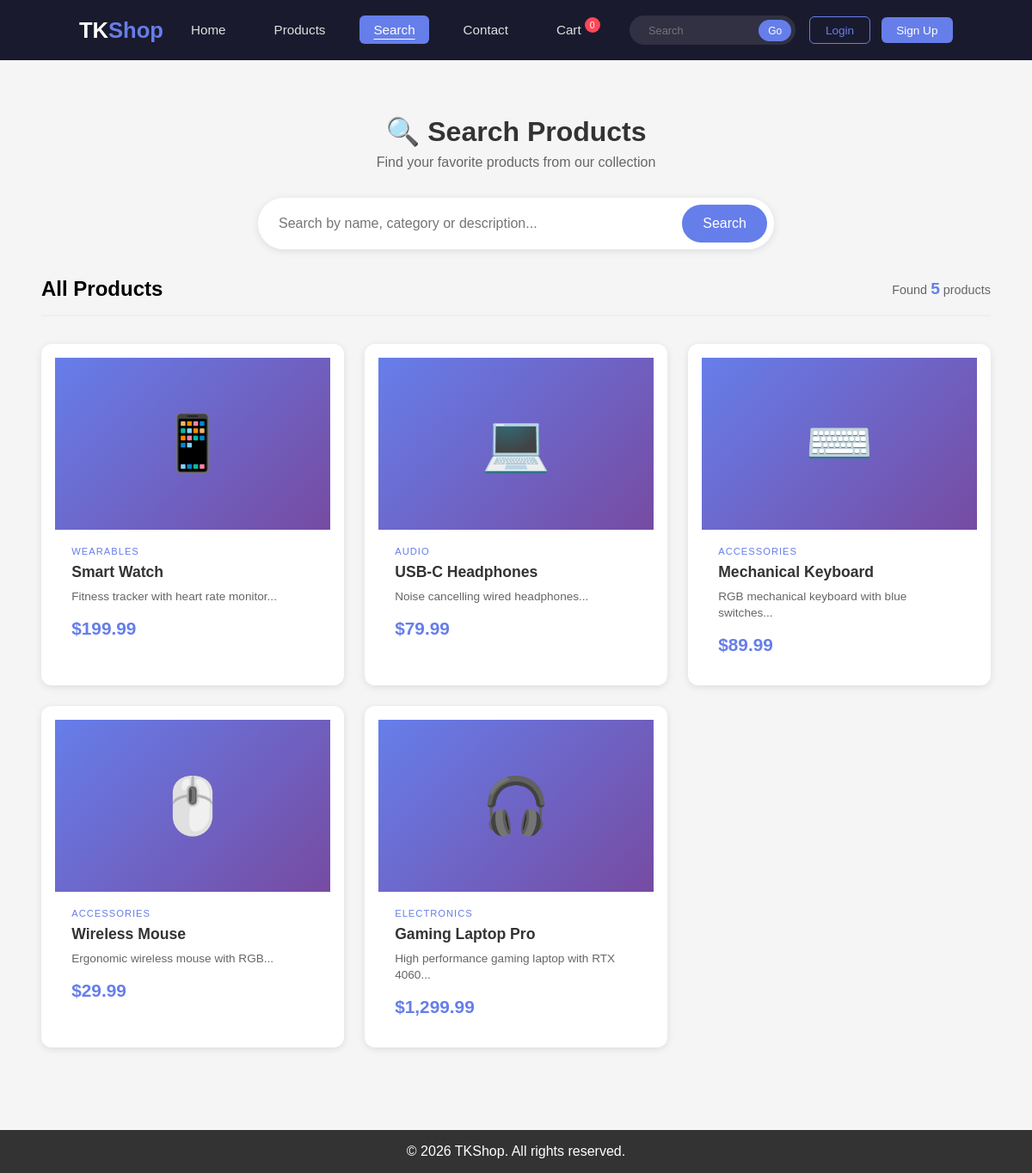
Screenshot of /search.php with the database file from the repository.
### tables this page shows
CREATE TABLE products (
    id INT PRIMARY KEY AUTO_INCREMENT,
    name VARCHAR(200),
    description TEXT,
    price DECIMAL(10,2),
    stock INT DEFAULT 10,
    category VARCHAR(100),
    image VARCHAR(200),
    created_at TIMESTAMP DEFAULT CURRENT_TIMESTAMP
);

### search.php (the view, shortened to what this page needs)
<?php
require_once 'config/database.php';
$query = isset($_GET['q']) ? trim($_GET['q']) : '';
$results = null;
$searchPerformed = false;
if (!empty($query)) {
    $searchPerformed = true;
    $results = $conn->query("SELECT * FROM products WHERE name LIKE '%$query%' OR description LIKE '%$query%' OR category LIKE '%$query%'");
} else {
    $results = $conn->query("SELECT * FROM products ORDER BY id DESC");
}
include 'includes/header.php';
?>
<div class="search-container">
    <div class="search-header">
        <h1>🔍 Search Products</h1>
        <p>Find your favorite products from our collection</p>
    </div>
    <div class="search-box">
        <form class="search-form" method="GET" action="search.php">
            <input type="text" name="q" placeholder="Search by name, category or description..." value="<?= htmlspecialchars($query) ?>">
            <button type="submit">Search</button>
        </form>
    </div>
    <div class="results-header">
        <h2><?= $searchPerformed ? "Search Results" : "All Products" ?></h2>
        <?php if ($results && $results->num_rows > 0): ?>
            <div class="results-count">
                Found <strong><?= $results->num_rows ?></strong> product<?= $results->num_rows > 1 ? 's' : '' ?>
            </div>
        <?php endif; ?>
    </div>
    <?php if ($results && $results->num_rows > 0): ?>
        <div class="products-grid">
            <?php
            $emojis = ['📱', '💻', '⌨️', '🖱️', '🎧', '🔊', '📷', '🎮', '⌚', '🔌'];
            $i = 0;
            while ($product = $results->fetch_assoc()):
            ?>
                <div class="product-card">
                    <a href="product.php?id=<?= $product['id'] ?>">
                        <div class="product-image">
                            <?= $emojis[$i % count($emojis)] ?>
                        </div>
                        <div class="product-info">
                            <div class="product-category"><?= htmlspecialchars($product['category']) ?></div>
                            <div class="product-name"><?= htmlspecialchars($product['name']) ?></div>
                            <div class="product-desc"><?= htmlspecialchars(substr($product['description'], 0, 80)) ?>...</div>
                            <div class="product-price">$<?= number_format($product['price'], 2) ?></div>
                        </div>
                    </a>
                </div>
            <?php $i++; endwhile; ?>
        </div>
    <?php endif; ?>
</div>
<?php include 'includes/footer.php'; ?>

### assets/css/style.css (style rules this page uses)
* { margin: 0; padding: 0; box-sizing: border-box; }
body { font-family: Arial, sans-serif; background: #f4f4f4; }
.products-grid { display: grid; grid-template-columns: repeat(auto-fill, minmax(250px, 1fr)); gap: 2rem; margin-top: 2rem; }
.product-card { background: white; border-radius: 8px; padding: 1rem; box-shadow: 0 2px 5px rgba(0,0,0,0.1); }
.product-card a { text-decoration: none; color: #333; }
.search-form { display: flex; gap: 1rem; margin-bottom: 2rem; }
.search-form input { flex: 1; padding: 0.75rem; border: 1px solid #ddd; border-radius: 4px; }

### includes/header.php (style rules this page uses)
* { margin: 0; padding: 0; box-sizing: border-box; }
body { font-family: Arial, sans-serif; background: #f5f5f5; overflow-x: hidden; }

### search.php (style rules this page uses)
.search-container { max-width: 1200px; margin: 0 auto; padding: 2rem 1rem; }
.search-header { text-align: center; margin-bottom: 2rem; }
.search-header h1 { font-size: 2rem; color: #333; margin-bottom: 0.5rem; }
.search-header p { color: #666; font-size: 1rem; }
.search-box { max-width: 600px; margin: 0 auto 2rem; }
.search-form { display: flex; gap: 0.5rem; background: white; padding: 0.5rem; border-radius: 50px; box-shadow: 0 2px 10px rgba(0,0,0,0.1); }
.search-form input { flex: 1; padding: 0.8rem 1rem; border: none; border-radius: 50px; font-size: 1rem; outline: none; }
.search-form button { background: #667eea; border: none; padding: 0.8rem 1.5rem; border-radius: 50px; color: white; font-size: 1rem; cursor: pointer; transition: background 0.3s; }
.results-header { display: flex; justify-content: space-between; align-items: center; margin-bottom: 1.5rem; padding-bottom: 1rem; border-bottom: 2px solid #eee; }
.results-count { color: #666; font-size: 0.9rem; }
.results-count strong { color: #667eea; font-size: 1.2rem; }
.products-grid { display: grid; grid-template-columns: repeat(auto-fill, minmax(280px, 1fr)); gap: 1.5rem; }
.product-card { background: white; border-radius: 12px; overflow: hidden; box-shadow: 0 2px 8px rgba(0,0,0,0.1); transition: transform 0.3s, box-shadow 0.3s; }
.product-card a { text-decoration: none; color: inherit; }
.product-image { height: 200px; background: linear-gradient(135deg, #667eea, #764ba2); display: flex; align-items: center; justify-content: center; font-size: 4rem; color: white; }
.product-info { padding: 1.2rem; }
.product-category { font-size: 0.7rem; color: #667eea; text-transform: uppercase; letter-spacing: 1px; margin-bottom: 0.5rem; }
.product-name { font-size: 1.1rem; font-weight: 600; color: #333; margin-bottom: 0.5rem; }
.product-desc { font-size: 0.85rem; color: #666; margin-bottom: 1rem; line-height: 1.4; }
.product-price { font-size: 1.3rem; font-weight: bold; color: #667eea; }

### rows the page displays
products: emojis "📱", category "WEARABLES", name "Smart Watch", description "Fitness tracker with heart rate monitor", price "199.99"
products: emojis "💻", category "AUDIO", name "USB-C Headphones", description "Noise cancelling wired headphones", price "79.99"
products: emojis "⌨️", category "ACCESSORIES", name "Mechanical Keyboard", description "RGB mechanical keyboard with blue switches", price "89.99"
products: emojis "🖱️", category "ACCESSORIES", name "Wireless Mouse", description "Ergonomic wireless mouse with RGB", price "29.99"
products: emojis "🎧", category "ELECTRONICS", name "Gaming Laptop Pro", description "High performance gaming laptop with RTX 4060", price "1,299.99"

### other values shown
$results->num_rows "5"
